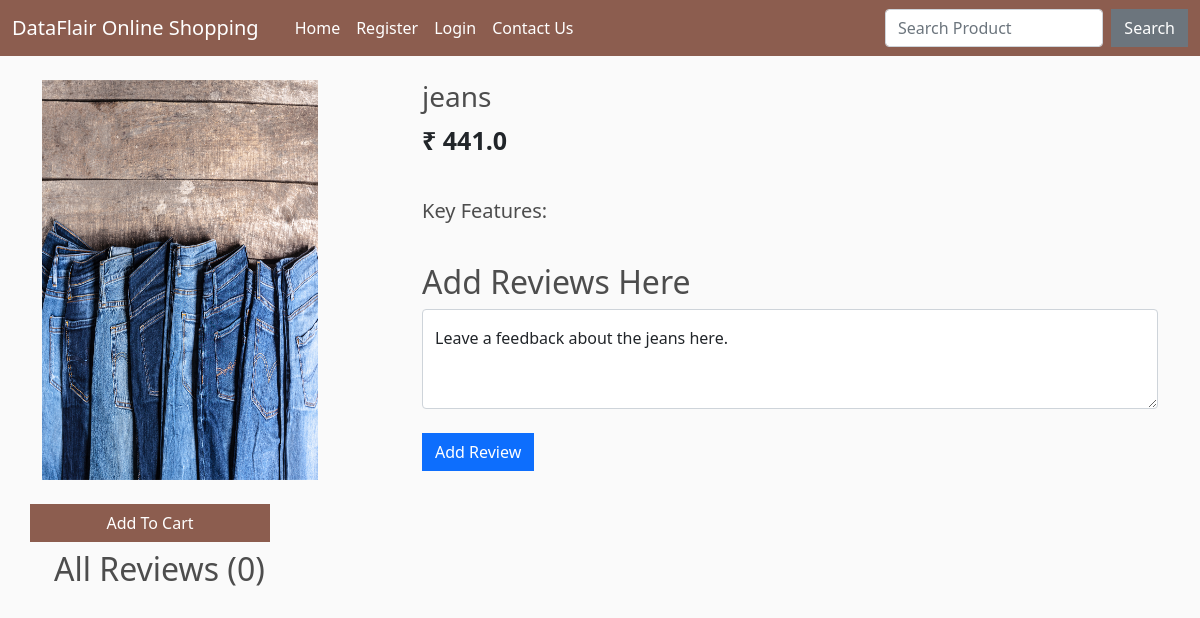
/product_view/2/, run on the app's committed database.
### shop/models.py (models this page shows, shortened)
class Product(models.Model):
    name = models.CharField(max_length=100)
    price = models.FloatField()
    image = models.ImageField(upload_to="", default="")

### shop/views.py (the view)
# urls.py: path("product_view/<int:myid>/", views.product_view, name="product_view"),
def product_view(request, myid):
    product = Product.objects.filter(id=myid).first()
    feature = Feature.objects.filter(product=product)
    reviews = Review.objects.filter(product=product)
    data = cartData(request)
    items = data['items']
    order = data['order']
    cartItems = data['cartItems']
    if request.method == "POST":
        content = request.POST['content']
        review = Review(customer=customer, content=content, product=product)
        review.save()
        return redirect(f"/product_view/{product.id}")
    return render(request, "product_view.html",
                  {'product': product, 'cartItems': cartItems, 'feature': feature, 'reviews': reviews})

### shop/inherit.py (called while the page is built)
def cartData(request):
    if request.user.is_authenticated:
        customer = request.user.customer
        order, created = Order.objects.get_or_create(customer=customer, complete=False)
        items = order.orderitem_set.all()
        cartItems = order.get_cart_items
    else:
        items = []
        order = {'get_cart_total':0, 'get_cart_items':0}
        cartItems = order['get_cart_items']
    return {'cartItems':cartItems, 'items':items, 'order':order}

### shop/templates/product_view.html (shortened to what this page needs)
{% extends 'base.html' %}
{% load static %}
{% block body %}
{% load humanize %}
<div class="container mt-4">
    <div class="row">
    <div class="col-md-4">
    <div class="row">
<img src="/media/{{product.image}}" alt="" style="width: 300px; height: 400px;">
    </div>
    <br>
    <div class="row">
        <button data-product="{{product.id}}" data-action="add" class="btn add-btn update-cart"
        style="background-color: #8c5d4f; color: white; width: 15rem;">Add To Cart</button>    </div>
</div>
<div class="col-md-8">
    <h3>{{product.name}}</h3>
    <p style="font-size: 25px;"><b>₹ {{product.price}}</b></p>
    <br>
    <h5>Key Features:</h5>
    <br>
      <h2>Add Reviews Here</h2>
      <form method="POST" action="/product_view/{{product.id}}/"> {% csrf_token %}
            <div class="form-floating">
                  <textarea class="form-control" placeholder="Leave a comment here" id="floatingTextarea2"
                        style="height: 100px" id="content" name="content"></textarea>
                  <label for="floatingTextarea2">Leave a feedback about the {{product.name}} here.</label>
                  <br>
                  <button type="submit" class="btn btn-primary">Add Review</button>
            </div>
      </form>
</div>
</div>
<div class="container mt-2">
          <h2>All Reviews ({{reviews.count}})</h2>
    </div>
</div>
{% endblock %}

### shop/templates/base.html (style rules this page uses)
body { background-color: hsl(0, 0%, 98%); }
h1, h2, h3, h4, h5, h6 { color: hsl(0, 0%, 30%); }
.btn { border-radius: 0; }

### data on the page
Product: image (picture), name "jeans", price "441.0"

### other printed values
{{ reviews.count }} "0"
